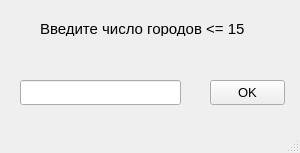
<?xml version="1.0" encoding="UTF-8"?>
<ui version="4.0">
 <class>MainWindow</class>
 <widget class="QMainWindow" name="MainWindow">
  <property name="geometry">
   <rect>
    <x>0</x>
    <y>0</y>
    <width>300</width>
    <height>153</height>
   </rect>
  </property>
  <property name="windowTitle">
   <string>MainWindow</string>
  </property>
  <widget class="QWidget" name="centralwidget">
   <widget class="QLabel" name="label">
    <property name="geometry">
     <rect>
      <x>40</x>
      <y>20</y>
      <width>221</width>
      <height>16</height>
     </rect>
    </property>
    <property name="font">
     <font>
      <pointsize>11</pointsize>
     </font>
    </property>
    <property name="text">
     <string>Введите число городов &lt;= 15</string>
    </property>
   </widget>
   <widget class="QLineEdit" name="lineEdit">
    <property name="geometry">
     <rect>
      <x>20</x>
      <y>80</y>
      <width>161</width>
      <height>25</height>
     </rect>
    </property>
   </widget>
   <widget class="QPushButton" name="pushButton">
    <property name="geometry">
     <rect>
      <x>210</x>
      <y>80</y>
      <width>75</width>
      <height>25</height>
     </rect>
    </property>
    <property name="font">
     <font>
      <pointsize>10</pointsize>
      <weight>50</weight>
      <bold>false</bold>
     </font>
    </property>
    <property name="text">
     <string>OK</string>
    </property>
   </widget>
  </widget>
  <widget class="QMenuBar" name="menubar">
   <property name="geometry">
    <rect>
     <x>0</x>
     <y>0</y>
     <width>300</width>
     <height>22</height>
    </rect>
   </property>
  </widget>
  <widget class="QStatusBar" name="statusbar"/>
 </widget>
 <resources/>
 <connections/>
</ui>
